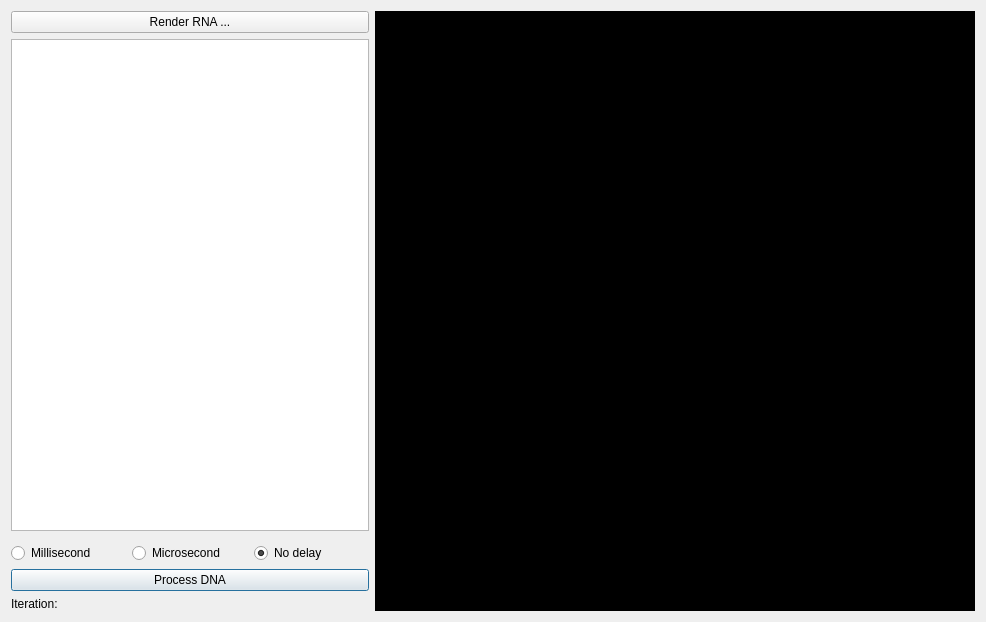
<?xml version="1.0" encoding="UTF-8"?>
<ui version="4.0">
 <class>MainView</class>
 <widget class="QDialog" name="MainView">
  <property name="geometry">
   <rect>
    <x>0</x>
    <y>0</y>
    <width>986</width>
    <height>612</height>
   </rect>
  </property>
  <property name="windowTitle">
   <string>Save Endo interactive</string>
  </property>
  <layout class="QGridLayout" name="gridLayout_2">
   <item row="4" column="0">
    <widget class="QPushButton" name="processDnaBtn">
     <property name="text">
      <string>Process DNA</string>
     </property>
    </widget>
   </item>
   <item row="0" column="0">
    <widget class="QPushButton" name="renderBtn">
     <property name="text">
      <string>Render RNA ...</string>
     </property>
    </widget>
   </item>
   <item row="3" column="0">
    <layout class="QHBoxLayout" name="horizontalLayout">
     <item>
      <widget class="QRadioButton" name="msecBtn">
       <property name="text">
        <string>Millisecond</string>
       </property>
       <attribute name="buttonGroup">
        <string notr="true">renderDelayGroup</string>
       </attribute>
      </widget>
     </item>
     <item>
      <widget class="QRadioButton" name="usecBtn">
       <property name="text">
        <string>Microsecond</string>
       </property>
       <attribute name="buttonGroup">
        <string notr="true">renderDelayGroup</string>
       </attribute>
      </widget>
     </item>
     <item>
      <widget class="QRadioButton" name="fastBtn">
       <property name="text">
        <string>No delay</string>
       </property>
       <property name="checked">
        <bool>true</bool>
       </property>
       <attribute name="buttonGroup">
        <string notr="true">renderDelayGroup</string>
       </attribute>
      </widget>
     </item>
    </layout>
   </item>
   <item row="1" column="0">
    <widget class="QTreeView" name="prefixView">
     <property name="alternatingRowColors">
      <bool>true</bool>
     </property>
     <attribute name="headerDefaultSectionSize">
      <number>200</number>
     </attribute>
    </widget>
   </item>
   <item row="5" column="0">
    <widget class="QLabel" name="iterationLbl">
     <property name="text">
      <string notr="true">Iteration: </string>
     </property>
    </widget>
   </item>
   <item row="0" column="1" rowspan="6">
    <widget class="QLabel" name="renderView">
     <property name="sizePolicy">
      <sizepolicy hsizetype="Expanding" vsizetype="Expanding">
       <horstretch>0</horstretch>
       <verstretch>0</verstretch>
      </sizepolicy>
     </property>
     <property name="minimumSize">
      <size>
       <width>600</width>
       <height>600</height>
      </size>
     </property>
     <property name="styleSheet">
      <string notr="true">background-color: black;</string>
     </property>
     <property name="text">
      <string notr="true"/>
     </property>
     <property name="scaledContents">
      <bool>true</bool>
     </property>
    </widget>
   </item>
  </layout>
 </widget>
 <resources/>
 <connections/>
 <buttongroups>
  <buttongroup name="renderDelayGroup"/>
 </buttongroups>
</ui>
